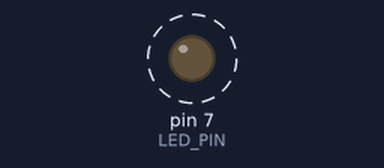
This sketch was run on a simulated Arduino Uno, built with avr-gcc and run on an emulated ATmega328P. Parts: output pins drawn as LEDs (lit = HIGH). Dashed ring = blinking.

Above: at 0.5 s.
Timing chart, 0 to 4.6 s (numbered marks = the images above):
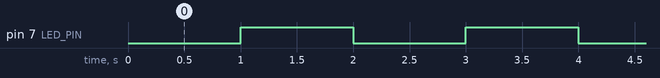

Measured:
- by itself, pin 7 (LED_PIN): alternates HIGH for 1.0 s and LOW for 1.0 s

The sketch:

timer_led5.ino
```cpp
#include <TimerOne.h>

#define LED_PIN 7
#define BLINK_INTERVAL 1000000

volatile bool ledState = false;

void setup()
{
    pinMode(LED_PIN, OUTPUT);
    Timer1.initialize(BLINK_INTERVAL);
    Timer1.attachInterrupt(toggleLED);
}

void loop()
{
    // Main loop can be used for other tasks
}


void toggleLED()
{
    ledState = !ledState;
    digitalWrite(LED_PIN, ledState);
}
```
